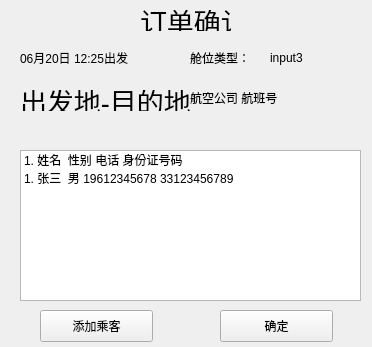
<?xml version="1.0" encoding="UTF-8"?>
<ui version="4.0">
 <class>booking_show</class>
 <widget class="QMainWindow" name="booking_show">
  <property name="geometry">
   <rect>
    <x>0</x>
    <y>0</y>
    <width>372</width>
    <height>347</height>
   </rect>
  </property>
  <property name="windowTitle">
   <string>MainWindow</string>
  </property>
  <widget class="QWidget" name="centralwidget">
   <widget class="QLabel" name="input1">
    <property name="geometry">
     <rect>
      <x>20</x>
      <y>50</y>
      <width>131</width>
      <height>16</height>
     </rect>
    </property>
    <property name="text">
     <string>06月20日 12:25出发</string>
    </property>
   </widget>
   <widget class="QLabel" name="input4">
    <property name="geometry">
     <rect>
      <x>20</x>
      <y>90</y>
      <width>191</width>
      <height>21</height>
     </rect>
    </property>
    <property name="font">
     <font>
      <pointsize>20</pointsize>
     </font>
    </property>
    <property name="text">
     <string>出发地-目的地</string>
    </property>
   </widget>
   <widget class="QLabel" name="input2">
    <property name="geometry">
     <rect>
      <x>190</x>
      <y>90</y>
      <width>161</width>
      <height>16</height>
     </rect>
    </property>
    <property name="text">
     <string>航空公司 航班号</string>
    </property>
   </widget>
   <widget class="QLabel" name="label_4">
    <property name="geometry">
     <rect>
      <x>190</x>
      <y>50</y>
      <width>60</width>
      <height>16</height>
     </rect>
    </property>
    <property name="text">
     <string>舱位类型：</string>
    </property>
   </widget>
   <widget class="QLabel" name="label_5">
    <property name="geometry">
     <rect>
      <x>270</x>
      <y>50</y>
      <width>60</width>
      <height>16</height>
     </rect>
    </property>
    <property name="text">
     <string>input3</string>
    </property>
   </widget>
   <widget class="QListWidget" name="listWidget">
    <property name="geometry">
     <rect>
      <x>20</x>
      <y>150</y>
      <width>341</width>
      <height>151</height>
     </rect>
    </property>
    <item>
     <property name="text">
      <string>1. 姓名  性别 电话 身份证号码</string>
     </property>
    </item>
    <item>
     <property name="text">
      <string>1. 张三  男 19612345678 33123456789</string>
     </property>
    </item>
   </widget>
   <widget class="QPushButton" name="pushButton">
    <property name="geometry">
     <rect>
      <x>40</x>
      <y>310</y>
      <width>113</width>
      <height>32</height>
     </rect>
    </property>
    <property name="text">
     <string>添加乘客</string>
    </property>
   </widget>
   <widget class="QPushButton" name="pushButton_2">
    <property name="geometry">
     <rect>
      <x>220</x>
      <y>310</y>
      <width>113</width>
      <height>32</height>
     </rect>
    </property>
    <property name="text">
     <string>确定</string>
    </property>
   </widget>
   <widget class="QLabel" name="input4_2">
    <property name="geometry">
     <rect>
      <x>140</x>
      <y>10</y>
      <width>91</width>
      <height>21</height>
     </rect>
    </property>
    <property name="font">
     <font>
      <pointsize>20</pointsize>
     </font>
    </property>
    <property name="text">
     <string>订单确认</string>
    </property>
   </widget>
  </widget>
 </widget>
 <resources/>
 <connections/>
</ui>
